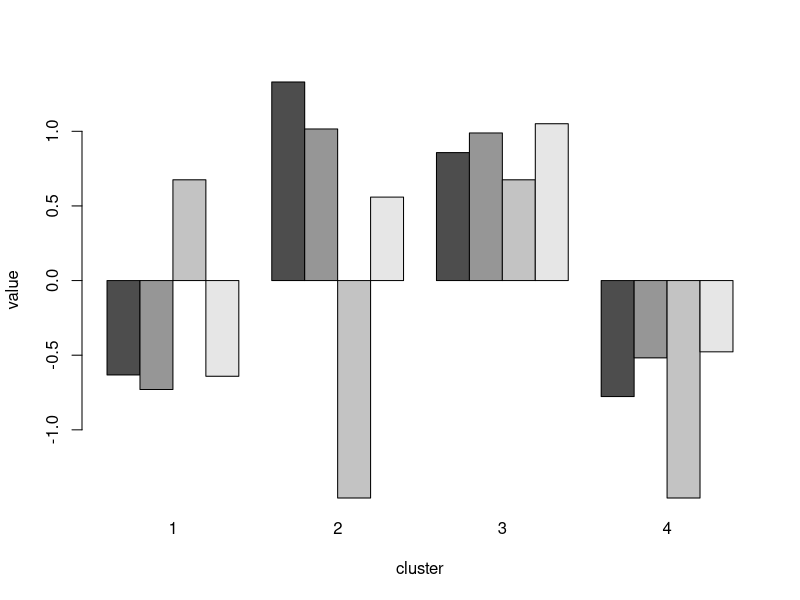
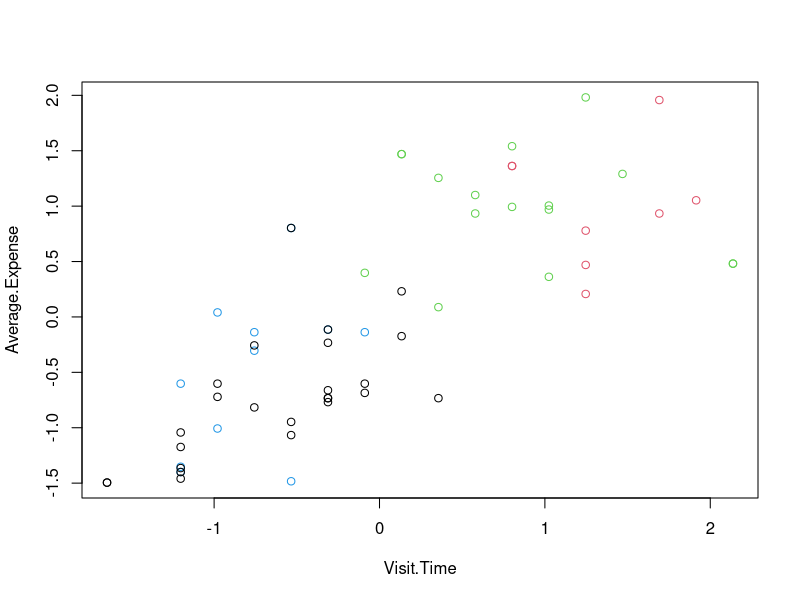

R code for these plots, in order:
# Clustering data with the k-means method

customer = read.csv('clustering/data/customer.csv', header = TRUE)
customer = scale(customer[,-1])

set.seed(22)

# Use k-means to cluster the customer data
fit = kmeans(customer, 4)
fit

# Inspect the center of each cluster using a barplot
barplot(t(fit$centers), beside = TRUE, xlab = "cluster", ylab = "value")

# Scatter plot of the data (with colours)
plot(customer, col = fit$cluster)
